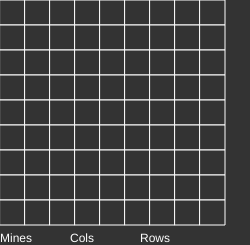
Frame 1 (no input)
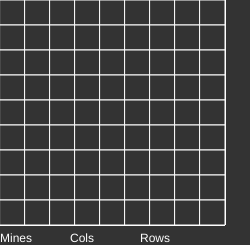
Frame 60 (no input)
Frame 120 (the mouse pressed at the canvas centre since frame 60): identical to frame 60, image omitted

The p5.js sketch that drew these frames (run headless with seeded random() and noise() and a simulated clock; from frame 60 on, the mouse is pressed at the canvas centre):

// p5.js sketch
// ── sketch.js
const scale = 25;
const margin = 20;
const minWidth = 250;

let mines = 10;
let cols = 9;
let rows = 9;

let minesSelect;
let colsSelect;
let rowsSelect;

let canvas;
let grid = [];
let inGame = false;
let win = false;

function setup(){
    minesSelect = createInput(mines);
    minesSelect.size(50);
    colsSelect = createInput(cols);
    colsSelect.size(50);
    rowsSelect = createInput(rows);
    rowsSelect.size(50);
    start = createButton('start');
    start.mousePressed(startGame);
    
    startGame();
}
  
function draw() {
    //disabel context menu on rigth click
    document.addEventListener('contextmenu', event => event.preventDefault());

    for (i = 0; i < cols; i++) {
        for (j = 0; j < rows; j++) {
            grid[i][j].show();
        }
    }
}

function mousePressed() {
    xy = mouseXY();

    if (xy) {
        i = xy[0];
        j = xy[1];

        if (mouseButton === RIGHT) {
            grid[i][j].flag = !grid[i][j].flag;
        }
        
        else if (inGame && !grid[i][j].flag) {
            grid[i][j].reveal();
            checkWin();
        } 
    }   
}

function mouseXY() {
    for (i = 0; i < cols; i++) {
        for (j = 0; j < rows; j++) {
            cell = grid[i][j];
            if (mouseX > cell.x && mouseX < cell.x + scale && mouseY > cell.y && mouseY < cell.y + scale) {
                return [i,j]
            }
        }
    }
}

function startGame() {
    displayInputs();

    inGame = true;
    win = false;

    grid = [];
    for (i = 0; i < cols; i++){
        grid[i] = [];
        for (j = 0; j < rows; j++){
            grid[i][j] = new Tile(i, j);
        }
    }
    createMines();
}

function displayInputs() {
    mines = minesSelect.value();
    cols = colsSelect.value();
    rows = rowsSelect.value();
    
    wdth = cols * scale + margin;
    if (wdth < minWidth) { wdth = minWidth;}
    createCanvas(wdth, rows * scale + margin);
    
    minesSelect.position(0, 0, 'relative');
    colsSelect.position(margin, 0, 'relative');
    rowsSelect.position(margin*2, 0, 'relative');
    start.position(margin * 3, 0, 'relative');
    
    background(51);
    fill(255);
    noStroke();
    textAlign(LEFT);

    text("Mines", 0, height-3); shift = margin + minesSelect.width;
    text("Cols", shift, height-3); shift += margin + colsSelect.width;
    text("Rows", shift, height-3);
}

function createMines() {
    //List of all tiles
    options = [];
    for (i = 0; i < cols; i++){
        for (j = 0; j < rows; j++){
            options.push([i,j]);
        }
    }

    //Choose tiles with mine and remove them from options
    for (a = 0; a < mines; a++){
        index = floor(random(options.length));
        choice = options[index];
        i = choice[0];
        j = choice[1];

        //remove 1 element starting from index
        options.splice(index, 1);
        grid[i][j].mine = true;
    }
}

function gameOver() {
    inGame = false;
    for (i = 0; i < cols; i++){
        for (j = 0; j < rows; j++){
            if (!grid[i][j].revealed) {
                if (grid[i][j].mine) {
                    grid[i][j].revealed = true;
                }
            }
        }
    }
}

function checkWin() {
    for (i = 0; i < cols; i++){
        for (j = 0; j < rows; j++){
            if (!grid[i][j].revealed && !grid[i][j].mine) {
                return false;
            }
        }
    }
    win = true;
    gameOver();
}
// ── tile.js
function Tile(i, j) {
    this.i = i;
    this.j = j;
    this.x = this.i * scale;
    this.y = this.j * scale;

    this.mine = false;
    this.revealed = false;
    this.flag = false;
    this.minesAround = -1;

    this.show = function () {
        if (this.revealed) {
            if (this.mine) {
                if (win) {
                    fill(0, 255, 0, 90);
                } else {
                    fill(255, 0, 0, 90);
                }
            } else {
                stroke(255);
                fill(255);
                textAlign(CENTER);
                x = this.x + scale / 2;
                y = this.y + scale / 1.5;
                text(this.minesAround, x, y);

                fill(0, 0, 0, 50);
            }
        } else if (this.flag) {
            fill(0, 0, 255, 50);
        } else { fill(51); }

        stroke(255);
        rect(this.x, this.y, scale, scale);
    }

    this.reveal = function () {
        this.revealed = true;

        if (this.mine) { gameOver(); }
        else{
            this.minesAround = 0;
            for (i = this.i - 1; i <= this.i + 1; i++){
                for (j = this.j - 1; j <= this.j + 1; j++){
                    if (i >= 0 && i < cols && j >= 0 && j < rows) {
                        if (grid[i][j].mine) { this.minesAround++;}
                    }
                }
            }

            if (this.minesAround == 0) {
                for (i = this.i-1; i <= this.i+1; i++){
                    for (j = this.j - 1; j <= this.j + 1; j++) {
                        if (i >= 0 && i < cols && j >= 0 && j < rows) {
                            if (!grid[i][j].revealed) {
                                grid[i][j].reveal();
                            }
                        }
                    }
                }
            }
        }
    }
}
